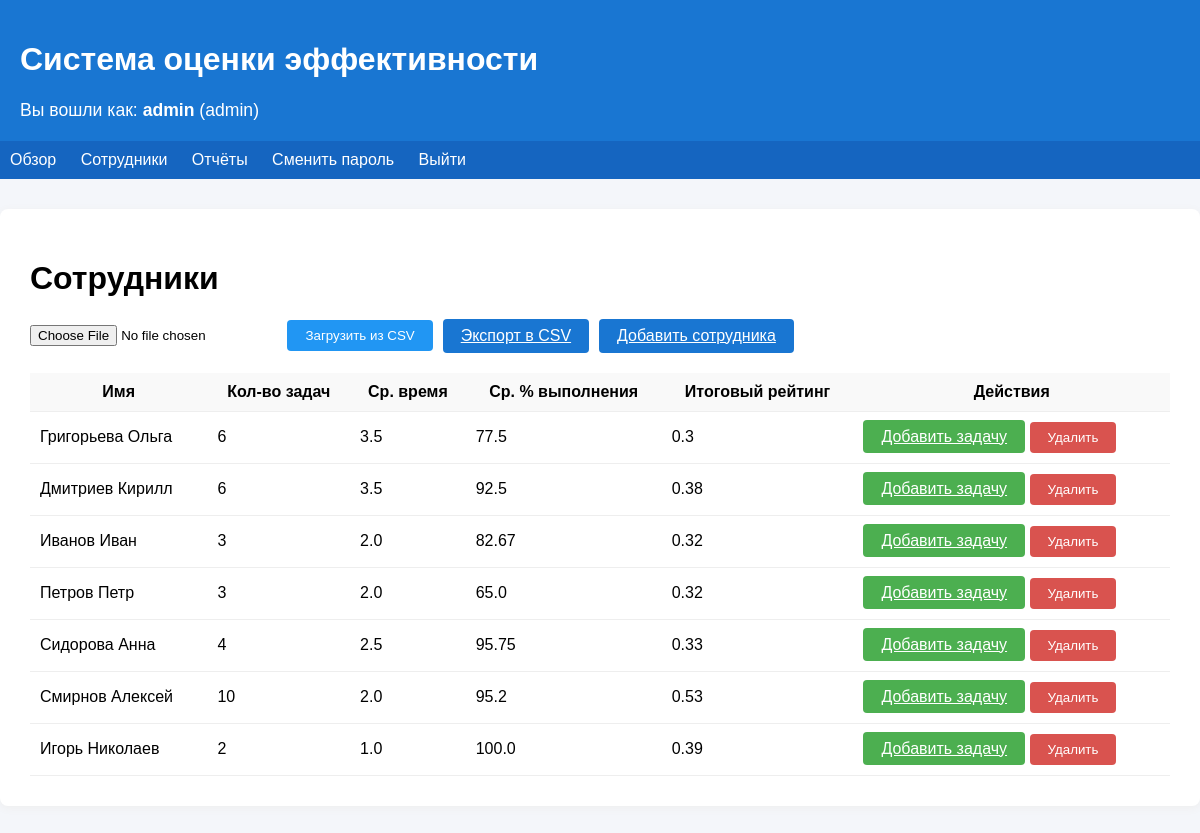
The app's page /auth/employees (signed in), older data.
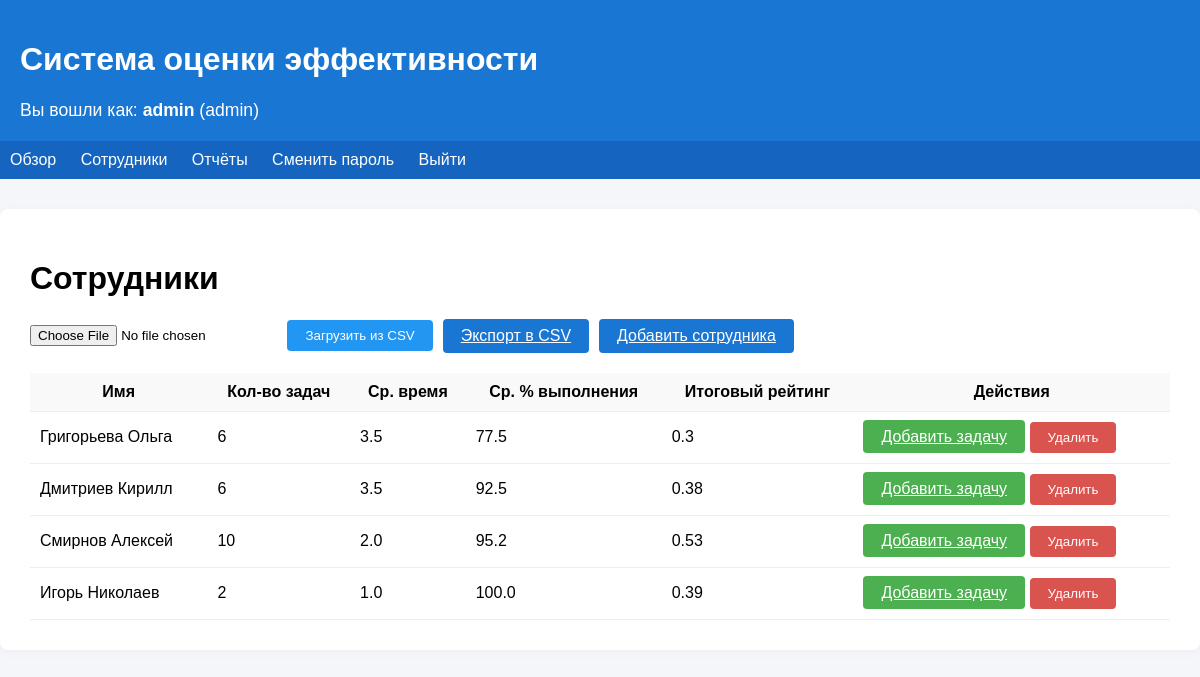
The same page, newer data.
### app/models.py (models this page shows, shortened)
class User(db.Model, UserMixin):
    __tablename__ = 'users'
    id = db.Column(db.Integer, primary_key=True)
    username = db.Column(db.String(64), unique=True, nullable=False)
    password_hash = db.Column(db.String(128), nullable=False)
    role = db.Column(db.String(10), nullable=False, default='admin')

class Employee(db.Model):
    __tablename__ = 'employees'
    id = db.Column(db.Integer, primary_key=True)
    name = db.Column(db.String(100))
    position = db.Column(db.String(100))
    department = db.Column(db.String(100))
    rating = db.Column(db.Float)
    tasks = db.relationship('Task', back_populates='employee', cascade='all, delete-orphan')
    def tasks_count(self):
        return len(self.tasks)
    def avg_time(self):
        if not self.tasks:
            return 0
        return sum(t.time for t in self.tasks) / len(self.tasks)
    def avg_correctness(self):
        if not self.tasks:
            return 0
        return sum(t.correctness for t in self.tasks) / len(self.tasks)
    def score(self):
        n = self.tasks_count()
        if n >= 10:
            w1 = 0.5
        elif 5 <= n <= 9:
            w1 = 0.3
        else:
            w1 = 0.2
        avg_time = self.avg_time()
        if avg_time <= 2:
            w2 = 0.5
        elif 2 < avg_time <= 5:
            w2 = 0.3
        else:
            w2 = 0.2
        avg_corr = self.avg_correctness()
        if 85 <= avg_corr <= 100:
            w3 = 0.6
        elif 50 <= avg_corr < 85:
            w3 = 0.3
        else:
            w3 = 0.1
        return round(w1 * 0.45 + w2 * 0.3 + w3 * 0.25, 2)

class Task(db.Model):
    __tablename__ = 'tasks'
    id = db.Column(db.Integer, primary_key=True)
    employee_id = db.Column(db.Integer, db.ForeignKey('employees.id'))
    time = db.Column(db.Float)
    correctness = db.Column(db.Float)
    employee = db.relationship('Employee', back_populates='tasks')

### app/auth.py (the view)
@bp.route('/employees', methods=['GET'])
@login_required
def list_employees():
    employees = Employee.query.all()
    delete_form = DeleteEmployeeForm()
    return render_template('employees.html', employees=employees, delete_form=delete_form)

### app/forms.py
class DeleteEmployeeForm(FlaskForm):
    submit = SubmitField('Удалить')

### app/templates/employees.html (shortened to what this page needs)
{% extends 'base.html' %}
{% block content %}
  <h1>Сотрудники</h1>
  <div style="display: flex; gap: 10px; align-items: center; margin-bottom: 20px;">
    {% if current_user.role == 'admin' %}
      <form method="post" enctype="multipart/form-data" action="{{ url_for('views.upload_data') }}" style="margin: 0;">
          <input type="file" name="file" accept=".csv" required>
          <button type="submit" class="btn" style="background:#2196F3;">Загрузить из CSV</button>
      </form>
    {% endif %}
    {% if current_user.role in ['admin', 'manager'] %}
      <a href="{{ url_for('views.export_csv') }}" class="btn">Экспорт в CSV</a>
    {% endif %}
    {% if current_user.role == 'admin' %}
      <a href="{{ url_for('auth.add_employee') }}" class="btn">Добавить сотрудника</a>
    {% endif %}
  </div>
  <table>
    <thead>
      <tr>
        <th>Имя</th>
        <th>Кол-во задач</th>
        <th>Ср. время</th>
        <th>Ср. % выполнения</th>
        <th>Итоговый рейтинг</th>
        <th>Действия</th>
      </tr>
    </thead>
    <tbody>
      {% for emp in employees %}
      <tr>
        <td>{{ emp.name }}</td>
        <td>{{ emp.tasks_count() }}</td>
        <td>{{ emp.avg_time()|round(2) }}</td>
        <td>{{ emp.avg_correctness()|round(2) }}</td>
        <td>{{ emp.score() }}</td>
        <td>
          {% if (current_user.role == 'worker' and current_user.username == emp.name)
                or current_user.role in ['admin', 'manager'] %}
            <a href="{{ url_for('auth.add_task', emp_id=emp.id) }}" class="btn" style="background:#4CAF50;">Добавить задачу</a>
          {% endif %}
          {% if current_user.role == 'admin' %}
            <form method="post" action="{{ url_for('auth.delete_employee', emp_id=emp.id) }}" style="display:inline;" onsubmit="return confirm('Удалить сотрудника {{ emp.name }}?');">
              <button type="submit" class="btn" style="background:#d9534f;">Удалить</button>
            </form>
          {% endif %}
        </td>
      </tr>
      {% endfor %}
    </tbody>
  </table>
{% endblock %}

### app/templates/base.html (shortened to what this page needs)
<!DOCTYPE html>
<html lang="ru">
<head>
</head>
<body>
  <header>
    <h1>Система оценки эффективности</h1>
    {% if current_user.is_authenticated %}
      <div style="font-size:1.1em; margin-top:8px;">
        Вы вошли как: <b>{{ current_user.username }}</b> {{current_user.name}} ({{ current_user.role }})
      </div>
    {% endif %}
  </header>
  <nav>
    <a href="{{ url_for('views.dashboard') }}">Обзор</a>
    <a href="{{ url_for('auth.list_employees') }}">Сотрудники</a>
    <a href="{{ url_for('views.reports') }}">Отчёты</a>
    <a href="{{ url_for('auth.change_password') }}">Сменить пароль</a>
    <a href="{{ url_for('auth.logout') }}">Выйти</a>
  </nav>
  <div class="container">
    {% block content %}{% endblock %}
  </div>
</body>
</html>

### app/templates/base.html (style rules this page uses)
body { font-family: Arial, sans-serif; background: #f4f6fa; margin: 0; }
header { background: #1976d2; color: #fff; padding: 20px; }
nav { background: #1565c0; padding: 10px; }
nav a { color: #fff; margin-right: 20px; text-decoration: none; }
.container { max-width: 1200px; margin: 30px auto; background: #fff; border-radius: 8px; box-shadow: 0 2px 8px #eee; padding: 30px; }
.btn { background: #1976d2; color: #fff; border: none; padding: 8px 18px; border-radius: 4px; cursor: pointer; }
table { width: 100%; border-collapse: collapse; margin-top: 20px; }
th, td { padding: 10px; border-bottom: 1px solid #eee; }
th { background: #f9f9f9; }

Row changes from the older to the newer data that the page shows:
removed Employee: name "Иванов Иван", tasks_count "3", avg_time "2.0", avg_correctness "82.67", score "0.32"
removed Employee: name "Петров Петр", tasks_count "3", avg_time "2.0", avg_correctness "65.0", score "0.32"
removed Employee: name "Сидорова Анна", tasks_count "4", avg_time "2.5", avg_correctness "95.75", score "0.33"
